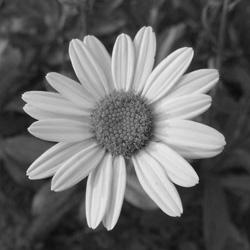
#> input picture examples/DSC100279394.jpg, 250 x 250 px
$ jupyter execute --allow-errors Untitled2.ipynb   (older library calls are emulated)
#> lines starting #> are read from the running program, lines starting #| are printed output that depends on the picture
[cell 1]
#LAB3

import cv2
import numpy as np
import matplotlib.pyplot as plt

img=cv2.imread("./examples/Fig0333a.tiff",cv2.IMREAD_GRAYSCALE)
kernel3=np.ones((3,3),np.float)/(3*3)
kernel5=np.ones((5,5),np.float)/(5*5)
kernel9=np.ones((9,9),np.float)/(9*9)
kernel15=np.ones((15,15),np.float)/(15*15)
kernel35=np.ones((35,35),np.float)/(35*35)

#> (the rest of this cell did not finish here and is left out)

#> (a cell that did not finish here is left out)

#> (a cell that did not finish here is left out)

[cell 4]
#NONLINEAR FILTER
img=cv2.imread("./examples/Fig0335a.tiff",cv2.IMREAD_GRAYSCALE)

#> (the rest of this cell did not finish here and is left out)

[cell 5]
#Sharpness increasing filter
img=cv2.imread('./examples/Fig0338a.tif',cv2.IMREAD_GRAYSCALE)

kernel_sharpening=np.array([[0,-1,0],
                            [-1,5,-1],
                            [0,-1,0]])

kernel_sharpening_diag=np.array([[-1,-1,-1],
                                [-1,9,-1],
                                [-1,-1,-1]])

#> (the rest of this cell did not finish here and is left out)

[cell 6]
#sharpness increasing by not sharp mask

img=cv2.imread('./examples/Fig0340a.tif',cv2.IMREAD_GRAYSCALE)

#blur=cv2.GaussianBlur(img,(5,5),3)
#> (the rest of this cell did not finish here and is left out)

[cell 7]
img=cv2.imread('./examples/DSC100279394.jpg',cv2.IMREAD_GRAYSCALE)
#> img is the input picture: shape (250, 250); min 1, max 244, mean 102.8
img=img.astype(float)

kernel1=np.array([[-1,0,1],
                  [-2,0,2],
                  [-1,0,1]])
kernel2=np.array([[-1,-2,-1],
                   [0,0,0],
                   [1,2,1]])

sharpened1=cv2.filter2D(img,-1,kernel1)
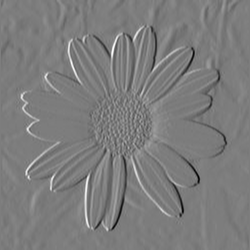
#> sharpened1: shape (250, 250) float64; min -725, max 753, mean -0.5; drawn with min black and max white
sharpened2=cv2.filter2D(img,-1,kernel2)
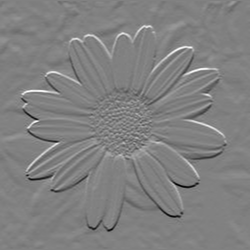
#> sharpened2: shape (250, 250) float64; min -698, max 681, mean -0.7; drawn with min black and max white

sharpened1=cv2.convertScaleAbs(sharpened1)
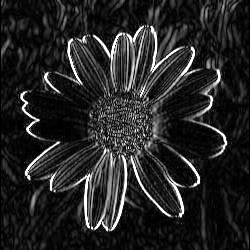
#> sharpened1: shape (250, 250); min 0, max 255, mean 37.6
sharpened2=cv2.convertScaleAbs(sharpened2)
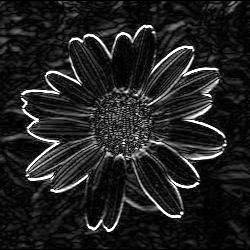
#> sharpened2: shape (250, 250); min 0, max 255, mean 33.7
img_add=cv2.addWeighted(sharpened1,0.5,sharpened2,0.5,0)
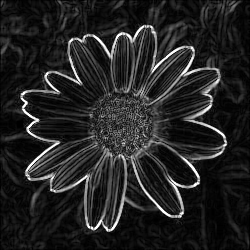
#> img_add: shape (250, 250); min 0, max 255, mean 35.6
plt.figure(figsize=(10,10))
plt.imshow(img_add,cmap='gray',vmin=0,vmax=255);plt.title('add');plt.show()

$ run again, with examples/J13Wn.jpg copied over examples/DSC100279394.jpg
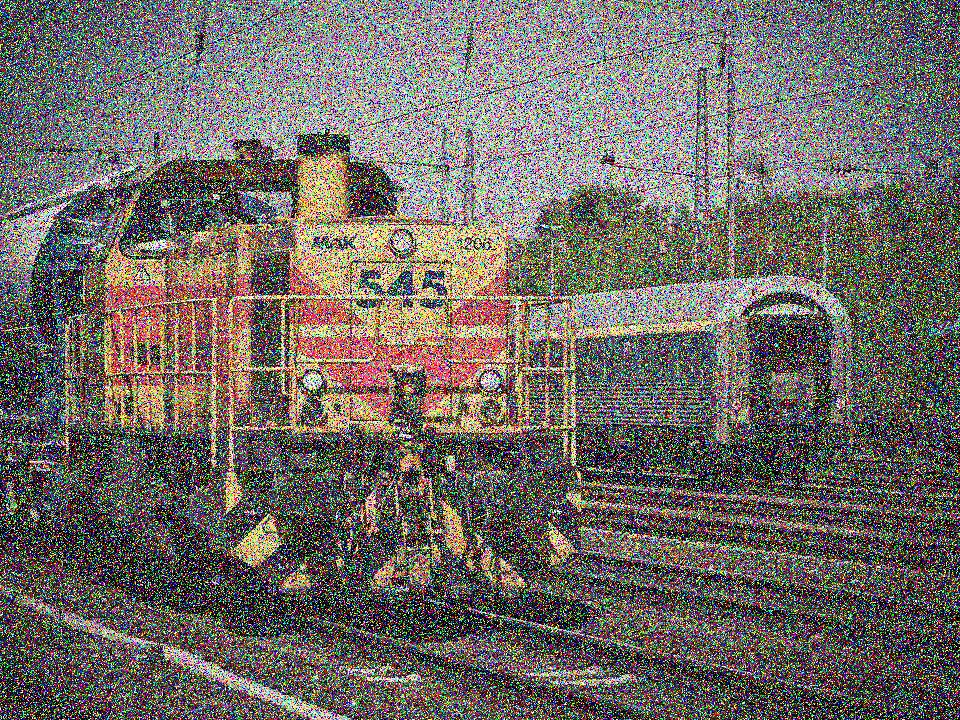
#> input picture examples/J13Wn.jpg, 960 x 720 px
#> `sharpened2=cv2.filter2D(img,-1,kernel2)`:
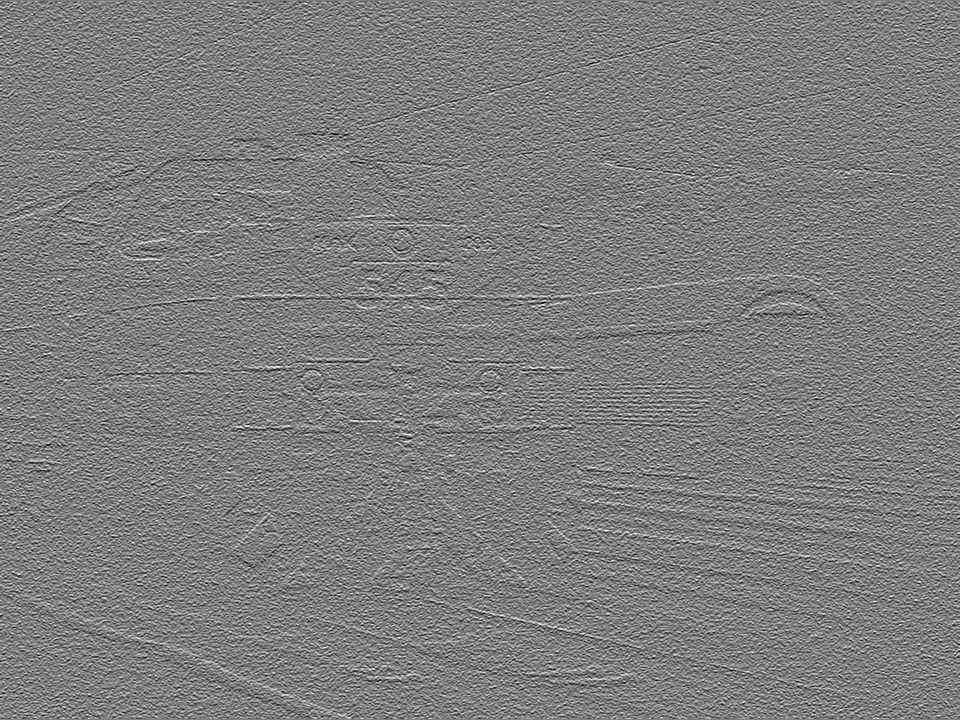
#> sharpened2: shape (720, 960) float64; min -960, max 973, mean -0.4; drawn with min black and max white
#> `img_add=cv2.addWeighted(sharpened1,0.5,sharpened2,0.5,0)`:
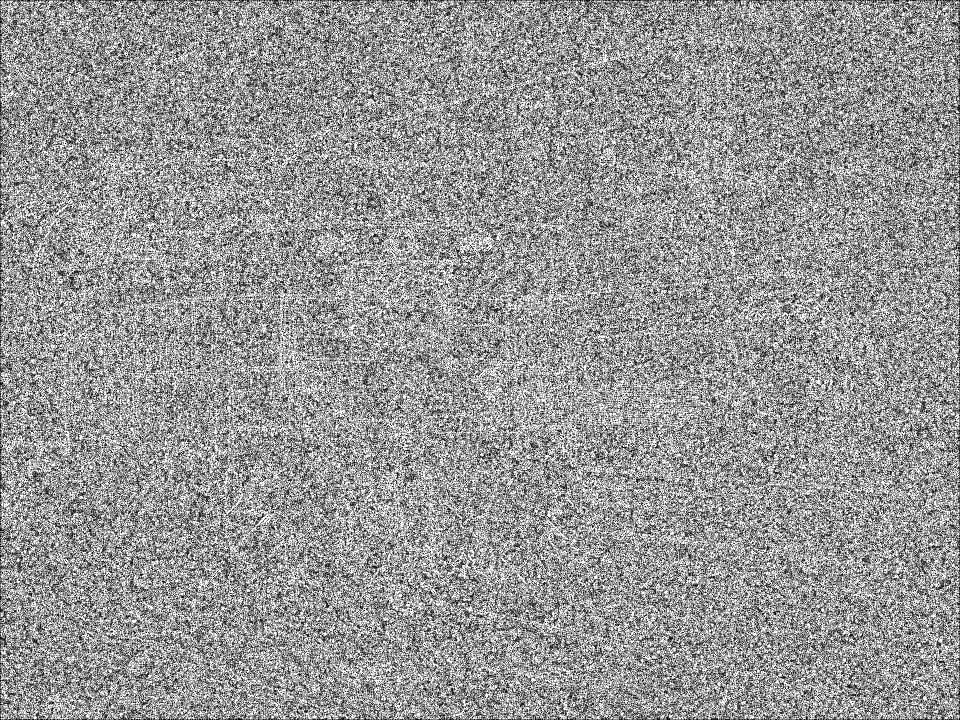
#> img_add: shape (720, 960); min 0, max 255, mean 150.6
